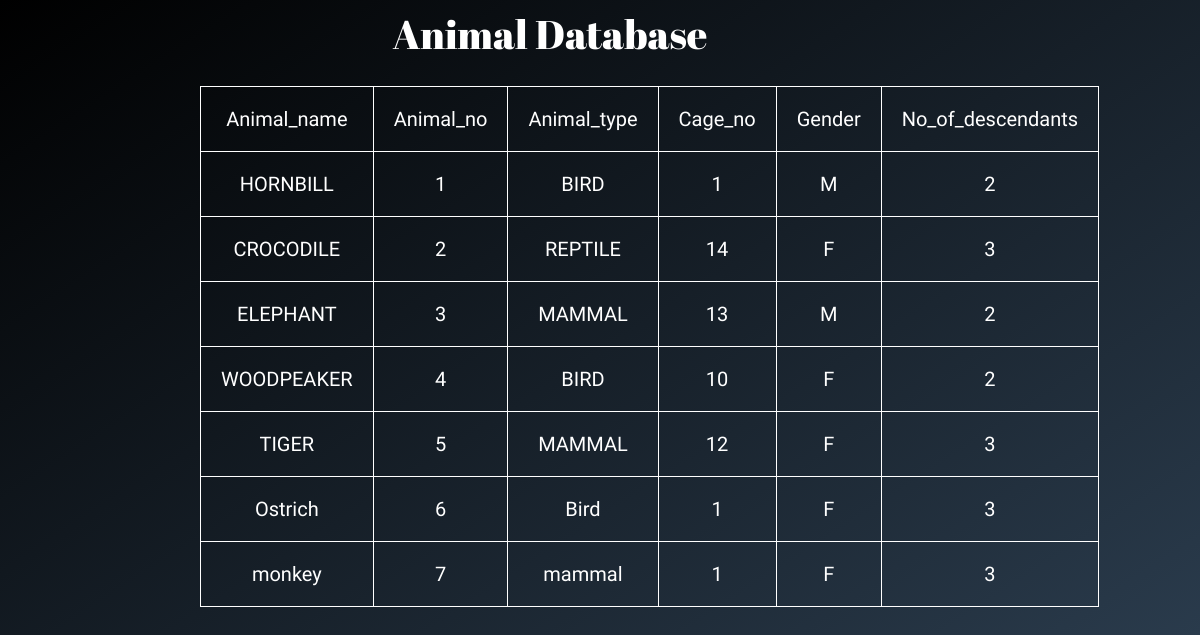
Screenshot of /na.php with the database file from the repository.
### tables this page shows
CREATE TABLE `animals` (
  `animal_no` int(11) NOT NULL,
  `animal_type` varchar(30) NOT NULL,
  `gender` varchar(6) NOT NULL,
  `no_of_descendants` int(11) NOT NULL,
  `cage_no` int(11) NOT NULL,
  `animal_name` varchar(30) NOT NULL
);

### na.php (the view, shortened to what this page needs)
<html>
<link href="https://cdn.jsdelivr.net/npm/bootstrap@5.0.0-beta1/dist/css/bootstrap.min.css" rel="stylesheet">
<body>
  <h1> Animal Database </h1>
  <table>
    <tr>
      <td style="font-size: 20px">Animal_name</td>
      <td style="font-size: 20px">Animal_no</td>
      <td style="font-size: 20px">Animal_type</td>
      <td style="font-size: 20px">Cage_no</td>
      <td style="font-size: 20px">Gender</td>
      <td style="font-size: 20px">No_of_descendants</td>
      </tr>
    <?php
     include('config.php');
    $sql = "SELECT animal_name, animal_no, animal_type, cage_no, gender, no_of_descendants FROM animals";
    $result = $db->query($sql);
    if ($result->num_rows > 0) {
        while($row = $result->fetch_assoc()) {
          ?>
          <tr>
              <td style="font-size: 20px"><?php echo $row["animal_name"]; ?></td>
              <td style="font-size: 20px"><?php echo $row["animal_no"]; ?></td>
              <td style="font-size: 20px"><?php echo $row["animal_type"]; ?></td>
              <td style="font-size: 20px"><?php echo $row["cage_no"]; ?></td>
              <td style="font-size: 20px"><?php echo $row["gender"]; ?></td>
              <td style="font-size: 20px"><?php echo $row["no_of_descendants"]; ?></td>
          </tr>
            <?php
          }
    } else {
        echo "0 results";
    }
    ?>
  </table>
</body>
</html>

### na.php (style rules this page uses)
body { font-family: "Work Sans", sans-serif; background-repeat: no-repeat; font-size: 30px; background-size: cover; background-image: url(https://images.unsplash.com/photo-1597852074816-d933c7d2b988?ixid=MXwxMjA3fDB8MHxwaG90by1wYWdlfHx8fGVufDB8fHw%3D&ixlib=rb-1.2.1&auto=format&fit=crop&w=1050&q=80); background-color: white; padding-left: 200px; background-color: #000000; background-image: linear-gradient(147deg, #000000 0%, #2c3e50 94%); padding-bottom:11% }
table, th, td { border: 1px solid white; padding: 20px; text-align: center; color: white; }
table { border-spacing: 25px; }
h1 { font-family: 'Abril Fatface', cursive; font-size: 2.5rem; color: white; text-align: center; padding-right: 300px; padding-top: 10px; padding-bottom: 20px; }

### rows the page displays
animals: animal_name "HORNBILL", animal_no "1", animal_type "BIRD", cage_no "1", gender "M", no_of_descendants "2"
animals: animal_name "CROCODILE", animal_no "2", animal_type "REPTILE", cage_no "14", gender "F", no_of_descendants "3"
animals: animal_name "ELEPHANT", animal_no "3", animal_type "MAMMAL", cage_no "13", gender "M", no_of_descendants "2"
animals: animal_name "WOODPEAKER", animal_no "4", animal_type "BIRD", cage_no "10", gender "F", no_of_descendants "2"
animals: animal_name "TIGER", animal_no "5", animal_type "MAMMAL", cage_no "12", gender "F", no_of_descendants "3"
animals: animal_name "Ostrich", animal_no "6", animal_type "Bird", cage_no "1", gender "F", no_of_descendants "3"
animals: animal_name "monkey", animal_no "7", animal_type "mammal", cage_no "1", gender "F", no_of_descendants "3"
